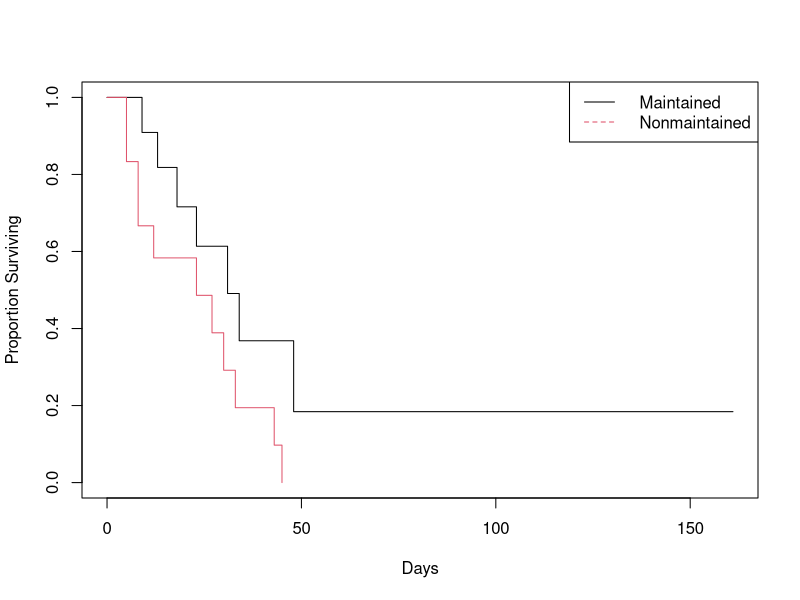

The R script that drew this image:
library(survival)
aml
fit<- survfit(Surv(time,status) ~ x,data=aml)
summary(fit)
pdf("c:/users/atamhane/desktop/KMcurves_amldata.pdf", height=6, width=6)
plot(fit,col=1:2,xlab="Days", ylab="Proportion Surviving")
legend("topright", paste(" ",c("Maintained","Nonmaintained")), col=1:2,lty=c(1 ,2))
dev.off()
survdiff(Surv(time,status) ~x,data=aml)
fit1 <- coxph(Surv(time, status) ~ x, data=aml)
summary(fit1)